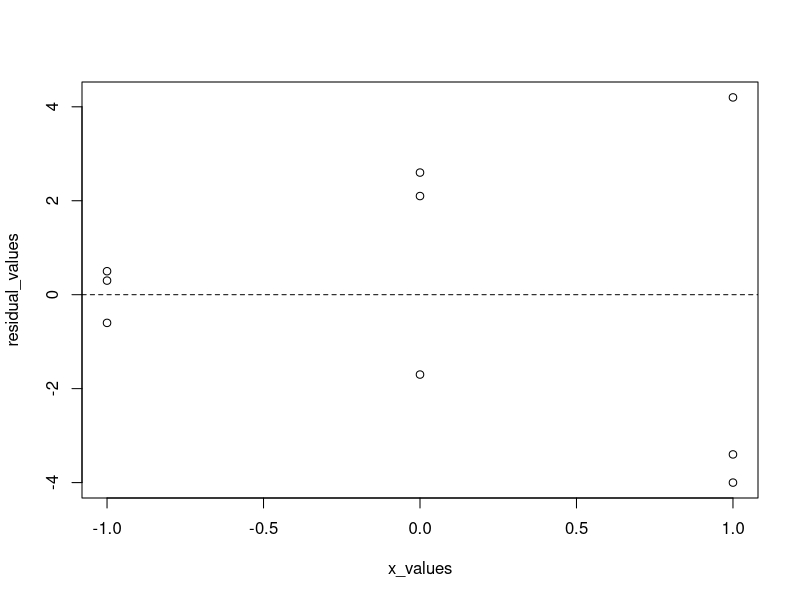

Write R code to recreate this figure.
#Chad Huntebrinker

#Problem 3.11a

x_values <- c(-1, 0, 1, -1, 0, 1, -1, 0, 1)
residual_values <- c(0.5, 2.1, -3.4, 0.3, -1.7, 4.2, -0.6, 2.6, -4.0)

plot(residual_values ~ x_values)
abline(h = 0, lty = 2)
#They have a megaphone type

#Problem 3.11b
m.sig <- lm(residual_values^2~x_values)
anova(m.sig)
csq <- (anova(m.sig)$"Sum Sq"[1]/2)/((anova(m.sig)$"Sum Sq"[2]/9)^2)
csq > qchisq(0.95,1)
#Ha is true
